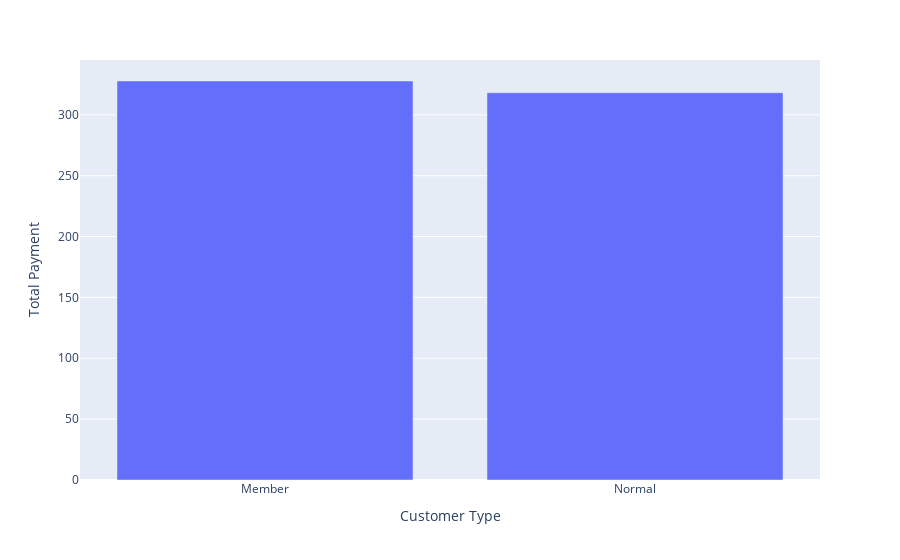

Source (notebook cell):
### Code cell
df_CT = df.groupby('Customer type', as_index=False).Total.mean()

fig = px.bar(df, x=df_CT['Customer type'], y=df_CT['Total'],labels=dict(x="Customer Type",y="Total Payment"))
fig.show()

### Figure 1 — Plotly figure (JSON) as saved in the notebook; plotly's stock layout.template omitted (floating-point values rounded to 4 significant figures)
{"data": [{"alignmentgroup": "True", "hovertemplate": "Customer Type=%{x}<br>Total Payment=%{y}<extra></extra>", "legendgroup": "", "marker": {"color": "#636efa", "pattern": {"shape": ""}}, "name": "", "offsetgroup": "", "orientation": "v", "showlegend": false, "textposition": "auto", "type": "bar", "x": ["Member", "Normal"], "xaxis": "x", "y": [327.8, 318.1], "yaxis": "y"}], "layout": {"barmode": "relative", "legend": {"tracegroupgap": 0}, "margin": {"t": 60}, "xaxis": {"anchor": "y", "domain": [0, 1], "title": {"text": "Customer Type"}}, "yaxis": {"anchor": "x", "domain": [0, 1], "title": {"text": "Total Payment"}}}}
